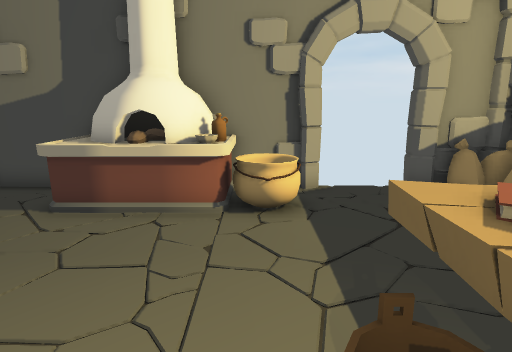
view 1 (above)

12 first-person views from a walk through a 3-D level made in the Unity game engine. The camera is 1.2 m above the floor, tilts 12° down and sees 75° across. The floor is counted in squares, 0.5 m on a side. Each view is taken from the middle of a square. On the plan, view 1 faces up. The plan holds only what a view shows up to about 20 squares ahead; the rest is blank. The player character is not drawn. Some animated figures are left out. Door leaves are left out, so doorways stand open.

view 2
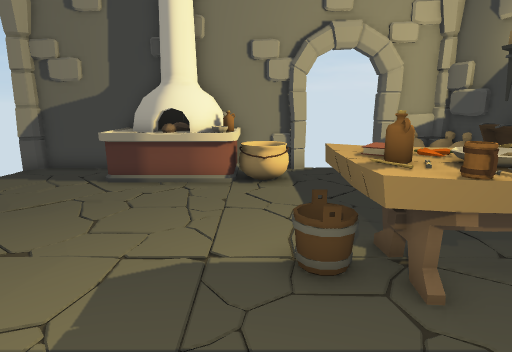

view 3
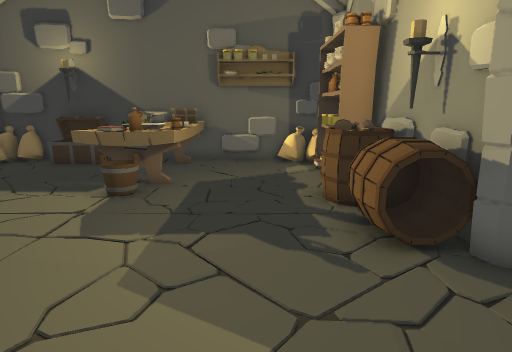

view 4
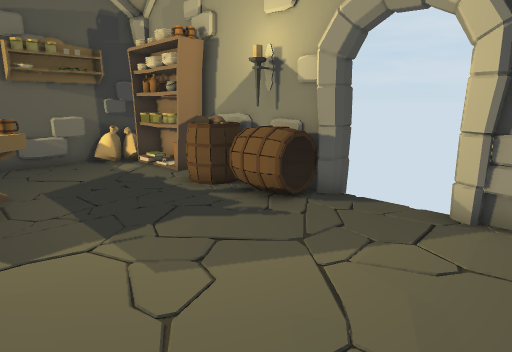

view 5
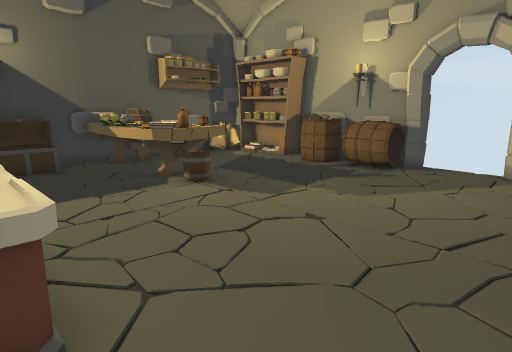

view 6
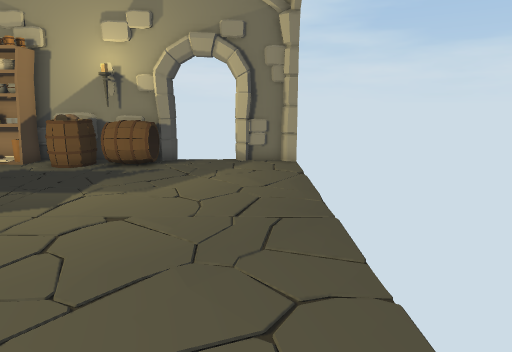

view 7
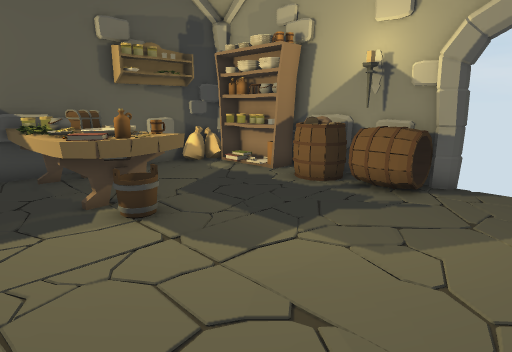

view 8
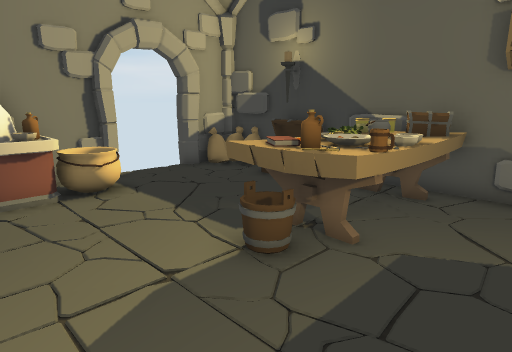

view 9
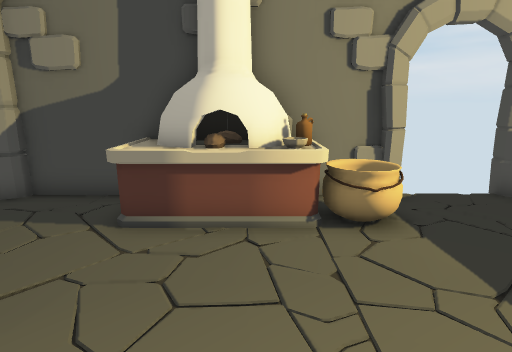

view 10
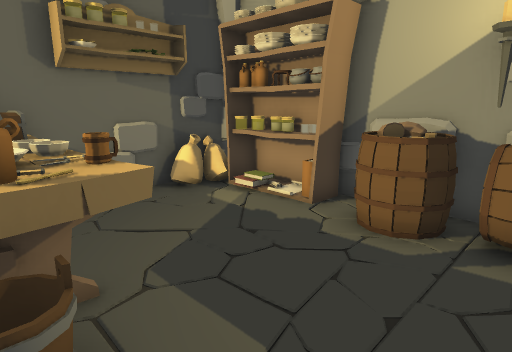

view 11
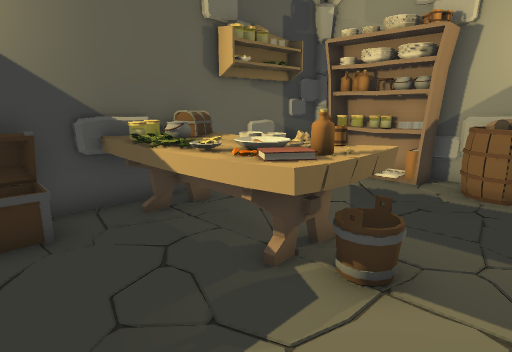

view 12
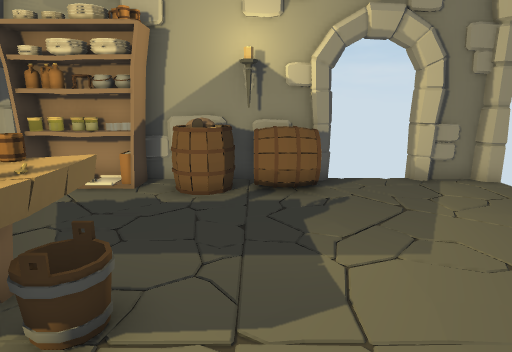

### Floor plan
Points are (right, up) in squares from view 1. A wall is a line through its corners. A room is listed if a view was taken in it or the views show most of it. See-through windows are left out.
Room 1 (views 1, 2, 3, 4, 5, 6, 7, 8, 9, 10, 11, 12)
walls: (-2.8, -5.6) (-1.9, -5.6); (-2.9, -5.8) (3.1, -5.8); (-3.4, -5.7) (-2.8, -5.4); (1.9, 9.6) (1.3, 9.4); (-3.4, 9.8) (-8.2, 9.8); (1.4, 9.8) (-2.2, 9.8); (7, -0.4) (7, 7.5); (-6.8, -5.4) (-6.1, -5.7); (6.8, -3.5) (6.8, -2.4); (5.3, 9.4) (4.6, 9.7); (-8.2, 9.4) (-8.8, 9.3); (-8.3, 9.5) (-8.8, 9.4); (-8.2, -5.8) (-6.6, -5.8); (-8.8, -5.3) (-8.3, -5.4); (-8.8, -5.3) (-8.3, -5.4); (6.8, 9.4) (6.7, 9.8) (5.3, 9.8)
low walls: (0, -5.6) (1.7, -5.6); (6.8, 1.9) (6.8, 3.6); (0.1, -5.8) (0.6, -5.7)
ways out: open door at (-5, -6); open door at (3, 10)
objects: oven (-5, 7) to (-1, 9); barrel (-3, -5) to (-1, -4); bread (-3, 8); bowl (-1, 8); bottle (-1, 9); bread (0, -5) to (1, -5); barrel (0, -4); cauldron (0, 8) to (1, 9); bread (1, -4); table (1, 0) to (1, 3); shelf (2, -5); other object (2, 0); bottle (2, 1); books (2, 2) to (2, 3); cauldron (3, -5); table (3, 0) to (5, 3); cauldron (4, -5); bowl (4, 0); bowl (4, 1) to (5, 1); other object (5, -5); table (5, 0) to (6, 0); cauldron (5, 2); bottle (6, -5); bag (6, -4) to (7, -4); chest (6, 1); other object (6, 2); jar (6, 3); chest (6, 5) to (7, 6); bag (6, 9); bag (7, -5); jar (7, -2); jar (7, -1); bag (7, 8); bag (7, 9)

Positions as (right, up) in squares from view 1, and headings:
1: (0, 0), facing up
2: (0, -3), facing up
3: (-8, -2), facing right
4: (-8, 2), facing down-right
5: (-8, 8), facing down-right
6: (-7, 9), facing down
7: (-6, 5), facing down-right
8: (-3, -2), facing up-right
9: (-2, 1), facing up
10: (-2, 2), facing down-right
11: (-1, 6), facing down-right
12: (-1, 5), facing down
